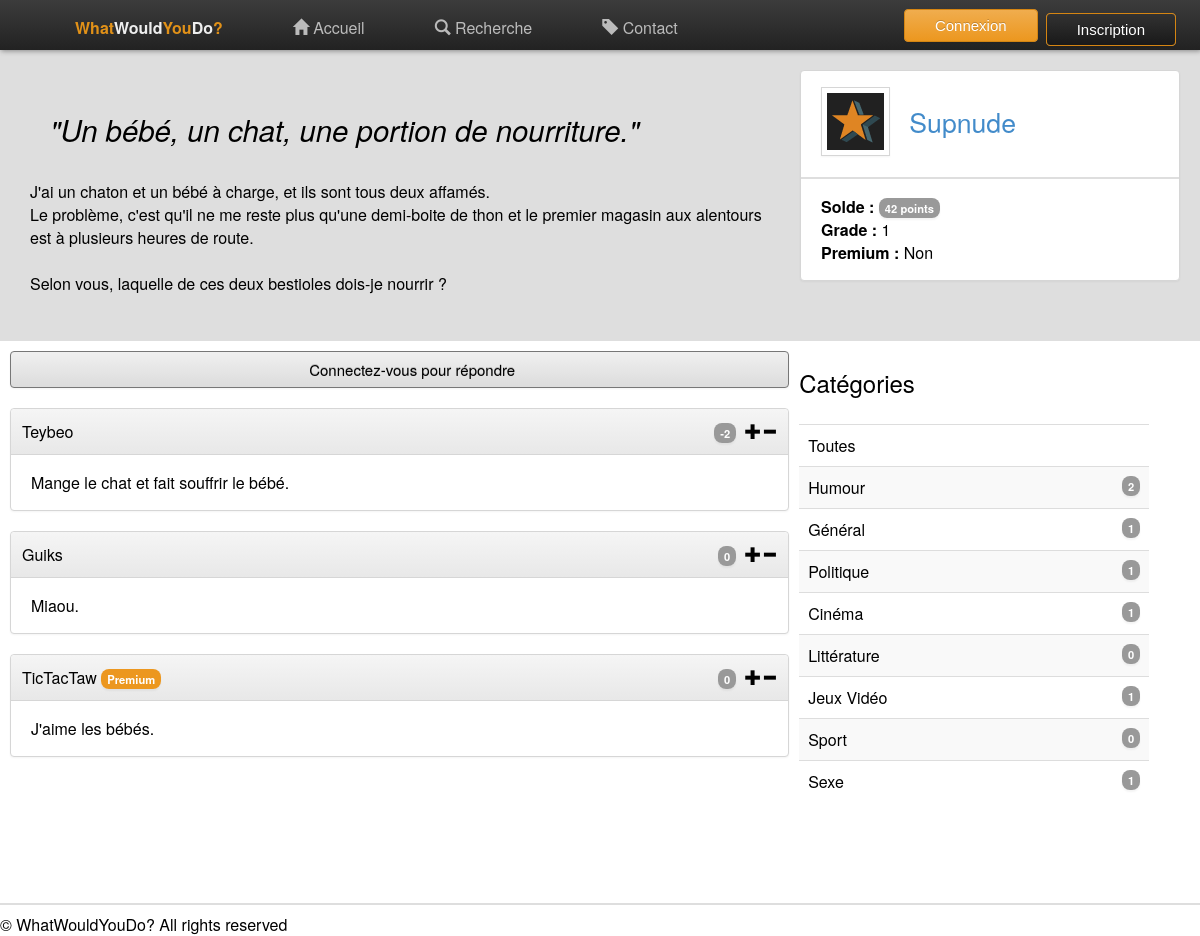
Screenshot of /php/post.php?topic_id=1 with the database file from the repository.
### tables this page shows
CREATE TABLE IF NOT EXISTS `topic` (
  `id` int(11) NOT NULL AUTO_INCREMENT,
  `title` varchar(100) NOT NULL,
  `content` text NOT NULL,
  `date` datetime NOT NULL,
  `user_id` int(11) NOT NULL,
  `category_id` int(11) NOT NULL,
  `answered` tinyint(1) NOT NULL DEFAULT '0',
  `pot_point` int(11) NOT NULL,
  `pot_euro` int(11) NOT NULL,
  PRIMARY KEY (`id`),
  KEY `user_id` (`user_id`,`category_id`),
  KEY `category_id` (`category_id`)
);

CREATE TABLE IF NOT EXISTS `user` (
  `id` int(11) NOT NULL AUTO_INCREMENT,
  `login` varchar(50) NOT NULL,
  `mail` varchar(50) NOT NULL,
  `password` varchar(50) NOT NULL,
  `first_name` varchar(50) DEFAULT NULL,
  `last_name` varchar(50) DEFAULT NULL,
  `rank_id` int(50) NOT NULL,
  `nb_point` int(11) NOT NULL,
  `nb_euro` int(11) NOT NULL,
  `admin` tinyint(1) NOT NULL,
  `premium` tinyint(1) NOT NULL DEFAULT '0',
  PRIMARY KEY (`id`),
  KEY `rank` (`rank_id`)
);

CREATE TABLE IF NOT EXISTS `post` (
  `id` int(11) NOT NULL AUTO_INCREMENT,
  `content` text NOT NULL,
  `date` datetime NOT NULL,
  `user_id` int(11) NOT NULL,
  `topic_id` int(11) NOT NULL,
  `is_answer` tinyint(1) NOT NULL DEFAULT '0',
  PRIMARY KEY (`id`),
  KEY `user_id` (`user_id`),
  KEY `topic_id` (`topic_id`)
);

CREATE TABLE IF NOT EXISTS `category` (
  `id` int(11) NOT NULL AUTO_INCREMENT,
  `name` varchar(50) NOT NULL,
  PRIMARY KEY (`id`)
);

### php/post.php (the view, shortened to what this page needs)
<?php
	include("header.php");
	if(isset($_GET["topic_id"])){
		$st = $_GET["topic_id"];
		$bdd = new PDO('mysql:host=localhost;dbname=wwyd', 'root', '', array(
			                  PDO::MYSQL_ATTR_INIT_COMMAND => 'SET NAMES utf8'));
				$topic_query = $bdd->prepare('SELECT * FROM topic WHERE id = '.$st);
				$topic_query->execute();
				$posts_query = $bdd->prepare('SELECT post.id, content, date,post.user_id, topic_id, is_answer, SUM(value) as note
											  FROM post left join vote on (post_id = post.id)
											  WHERE topic_id = '.$st.'
											  GROUP BY post.id
											  ORDER BY date ASC');
				$posts_query->execute();
				$topic_data = $topic_query->fetch();
				$title = $topic_data["title"];
				$content = $topic_data["content"];
				$id_author = $topic_data["user_id"];
				$author_query = $bdd->prepare('SELECT * FROM user WHERE  id= '.$id_author);
				$author_query->execute();
				$author_data = $author_query->fetch();
				$author_name = $author_data["login"];
				$author_solde = $author_data["nb_point"];
				$author_grade = $author_data["rank_id"];
				$author_premium = $author_data["premium"];
		}
	else
		header("Location: index.php");
?>
		<div style="min-height: 250px; width: 100%;  background-color: #DEDEDE;">
			<div class="content" style="padding: 30px; margin-right: 390px;">
				<p style="font-size: 22pt; padding-left: 20px;"><i>"<?php echo $title; ?>"</i></p>
				<p><?php echo $content; ?></p>
			</div>
			<div class="content-elem login" style="width: 390px; position: absolute; top: 60px; right: 10px; z-index: 1;">
				<div class="content-bordered">
					<p>
						<img src="../img/apple-touch-icon-57x57-precomposed.png" alt="#" class="thumbnail"></img>
						<span class="span-user-name" >&nbsp;&nbsp;<a href="profil.php"><?php echo $author_name; ?></a></span>
						<hr/>
						<ul class="list-unstyled">
							<li><b>Solde :</b> <span class="badge"><?php echo $author_solde; ?> points </span></li>
							<li><b>Grade :</b> <?php echo $author_grade; ?></li>
							<li><b>Premium :</b><?php 	if($author_premium)
															echo ' Oui';
														else
															echo ' Non';
												?></li>
						</ul>
					</p>
				</div>
			</div>
		</div>
		<section>
			<section style="width: 66.6%; float: left;">
				<div class="content">
					<div class="content-group" id="content-group">
					<?php
					if (isset($_SESSION['user']))
					{
						echo '<div class="content-elem">';
							echo '<div class="content-bordered btn" id="respond_display_button_zone">';
								echo '<span style="margin-left: 45%" id="respond_display_button">Répondre</span>';
							echo '</div>';
						echo '</div>';
					}
					else
					{
						echo '<div class="content-elem">';
							echo '<div class="content-bordered btn" style="background-image: linear-gradient(rgb(240, 240, 240) 0px, rgb(220, 220, 220) 100%); border: solid 1px #777">';
								echo '<span class="connection" style="margin-left: 38%; color: black;">Connectez-vous pour répondre</span>';
							echo '</div>';
						echo '</div>';
					}
					?>
					<?php
					$r = "";
					while($comment = $posts_query->fetch())
					{
						$comment_author_query = $bdd->prepare('SELECT login, premium FROM user WHERE id = '.$comment["user_id"]);
						$comment_author_query->execute();
						$comment_author = $comment_author_query->fetch(PDO::FETCH_ASSOC);
						if ($comment["note"] == null)
							$comment["note"] = 0;
						if($comment_author["premium"] == 1)
							$premium = '<span class="badge" style="background-color: rgb(236, 151, 31)">Premium</span>';
						else
							$premium = '';
						if($comment['is_answer']) {
							$answer = '<div class="content-elem select-answer">'.
		                              '<div class="content-bordered">'.
									     '<div class="content-bordered-title">'.
										     '<h4 class="panel-title">'.$comment_author["login"].' '.
											     '<span class="badge" style="background-color: rgb(236, 151, 31)">Réponse séléctionnée</span>'.' '.$premium.
												     '<span style="float: right">'.
													     '<span class="badge" id="badgeInt">'.$comment["note"].'</span>&nbsp;&nbsp;'.
													     '<span class="like"><input type="hidden" value="'.$comment["id"].'"></span>'.
													     '<span class="dislike"><input type="hidden" value="'.$comment["id"].'">'.
												     '</span>'.
											     '</span>'.
										     '</h4>'.
									     '</div>'.
									     '<p style="font-size: 12pt">'.$comment["content"].'</p>'.
								     '</div>'.
							     '</div>';
						} else {
							$r  .= 	'<div class="content-elem">'.
	                                  	'<div class="content-bordered">'.
									     	'<div class="content-bordered-title">'.
										     	'<h4 class="panel-title">'.
											     	$comment_author["login"].' '.$premium.
											     	'<span style="float: right">'.
											     		'<span class="badge" id="badgeInt">'.$comment["note"].'</span>&nbsp;&nbsp;'.
											     		'<span class="like"><input type="hidden" value="'.$comment["id"].'"></span>'.
											     		'<span class="dislike"><input type="hidden" value="'.$comment["id"].'"></span>'.
											     	'</span>'.
										     	'</h4>'.
									     	'</div>'.
								     		'<p style="font-size: 12pt">'.$comment["content"].'</p>'.
							     		'</div>'.
						     		'</div>';
						 }
					}
					echo $r;
					?>
					</div>
				</div>
			</section>
			<section style="width: 30.3%; float: left;">
		        <?php
					include('category.php');
				?>
			</section>
<?php
	include("footer.php");
?>

### php/category.php
			<div class="categories">
				<h3>Catégories</h3>
				<table class="table table-striped table-hover">
<?php
	echo '<tr><td><a href="search.php?id=0" >Toutes</a></td></tr>';
	$bdd = new PDO('mysql:host=localhost;dbname=wwyd', 'root', '', array(PDO::MYSQL_ATTR_INIT_COMMAND => 'SET NAMES utf8'));
	$query = $bdd->query('SELECT name, id FROM category');
	while($data = $query->fetch()){
		$query2 = $bdd->query('SELECT COUNT(*) FROM topic WHERE category_id = "'.$data['id'].'"');
		$data2 = $query2->fetch();
		echo '<tr><td><a href="search.php?id='.$data['id'].'" >'.$data["name"].' <a class="badge" style="float: right">'.$data2[0].'</a></a></td></tr>';
	}
?>
				</table>
			</div>

### css/style.css (style rules this page uses)
html { font-family: 'Helvetica Neue', Helvetica, Arial, sans-serif; }
a { text-decoration: none; color: inherit; }
h3 { font-size: 24px; font-weight: normal; }
.content-bordered { border: 1px #D6D6D6 solid; border-radius: 4px; margin: 5px; box-shadow: rgba(0, 0, 0, 0.0470588) 0px 1px 2px 0px; background-color: white; }
.content-bordered .content-bordered-title { background-image: linear-gradient(rgb(245, 245, 245) 0px, rgb(232, 232, 232) 100%); border-bottom: 1px #D6D6D6 solid; border-radius: 4px 4px 0 0; padding: 6px; }
.content-bordered .content-bordered-title .panel-title { margin: 5px; font-weight: normal; }
.content-bordered p { padding-left: 20px; padding-right: 20px; }
.badge { background-color: rgb(153, 153, 153); box-shadow: rgba(0, 0, 0, 0.0470588) 0px 2px 2px 0px; color: white; font-weight: bold; border-radius: 8px; font-size: 70%; padding: 2px; padding-left: 6px; padding-right: 6px; white-space: nowrap; }
.list-unstyled { list-style-type: none; margin-left: -20px; }
.thumbnail { border: 1px #D6D6D6 solid; padding: 5px; box-shadow: rgba(0, 0, 0, 0.0470588) 0px 1px 2px 0px; }
.span-user-name { font-size: 20pt; font-weight: 500; margin-top: -60px; display: inline-block; vertical-align: middle; }
.btn { box-shadow: rgba(0, 0, 0, 0.0470588) 0px 1px 2px 0px; background-image: linear-gradient(rgb(240, 173, 78) 0px, rgb(236, 151, 31) 100%); border: 1px rgb(213, 133, 18) solid; border-radius: 4px; padding: 7px; padding-left: 12px; padding-right: 12px; color: white; font-size: 15px; text-shadow: rgba(0, 0, 0, 0.2) 0px -1px 0px; display: block; }
section { max-width: 1200px; margin: auto; padding-right: 0px; }
.content { max-width: 1200px; margin: 0; }
.content-elem { padding: 5px; }
.login { width: 30.3%; float: left; min-width: 240px; }
.categories { width: 350px; float: left; margin: auto; }
.categories table { width: 100%; border-collapse: collapse; }
.categories td { border-top: 1px solid #ddd; padding: 9px; }
.categories tr:nth-child(even) { background-color: #f9f9f9; }
.table-hover td { padding-left: 9px; transition: padding-left .3s ease-in; }
.like:before { position: relative; top: 1px; display: inline-block; font-family: 'Glyphicons Halflings'; -webkit-font-smoothing: antialiased; font-style: normal; font-weight: normal; line-height: 1; content: "\2b"; }
.dislike:before { position: relative; top: 1px; display: inline-block; font-family: 'Glyphicons Halflings'; -webkit-font-smoothing: antialiased; font-style: normal; font-weight: normal; line-height: 1; content: "\2212"; }
hr { border: solid 1px #DEDEDE; }
p a { color: #428bca; text-decoration: none; }

### php/header.php (style rules this page uses)
body { margin: 0; padding-top: 50px; padding-bottom: 20px; }

### rows the page displays
topic: title "Un bébé, un chat, une portion de nourriture.", content "J'ai un chaton et un bébé à charge, et ils sont tous deux affamés. Le problème, c'est qu'il ne me reste plus qu'une demi-boite de thon et le premier magasin aux alentours est à plusieurs heures de route. Selon vous, laquelle de ces deux bestioles dois-je nourrir ?"
user: login "Supnude", nb_point "42", rank "1"
post: user.login "Teybeo", note "-2", content "Mange le chat et fait souffrir le bébé."
post: user.login "Guiks", note "0", content "Miaou."
post: user.login "TicTacTaw", shows "Premium", is_answer "0", content "J'aime les bébés."
category: name "Humour", data2 "2"
category: name "Général", data2 "1"
category: name "Politique", data2 "1"
category: name "Cinéma", data2 "1"
category: name "Littérature", data2 "0"
category: name "Jeux Vidéo", data2 "1"
category: name "Sport", data2 "0"
category: name "Sexe", data2 "1"
